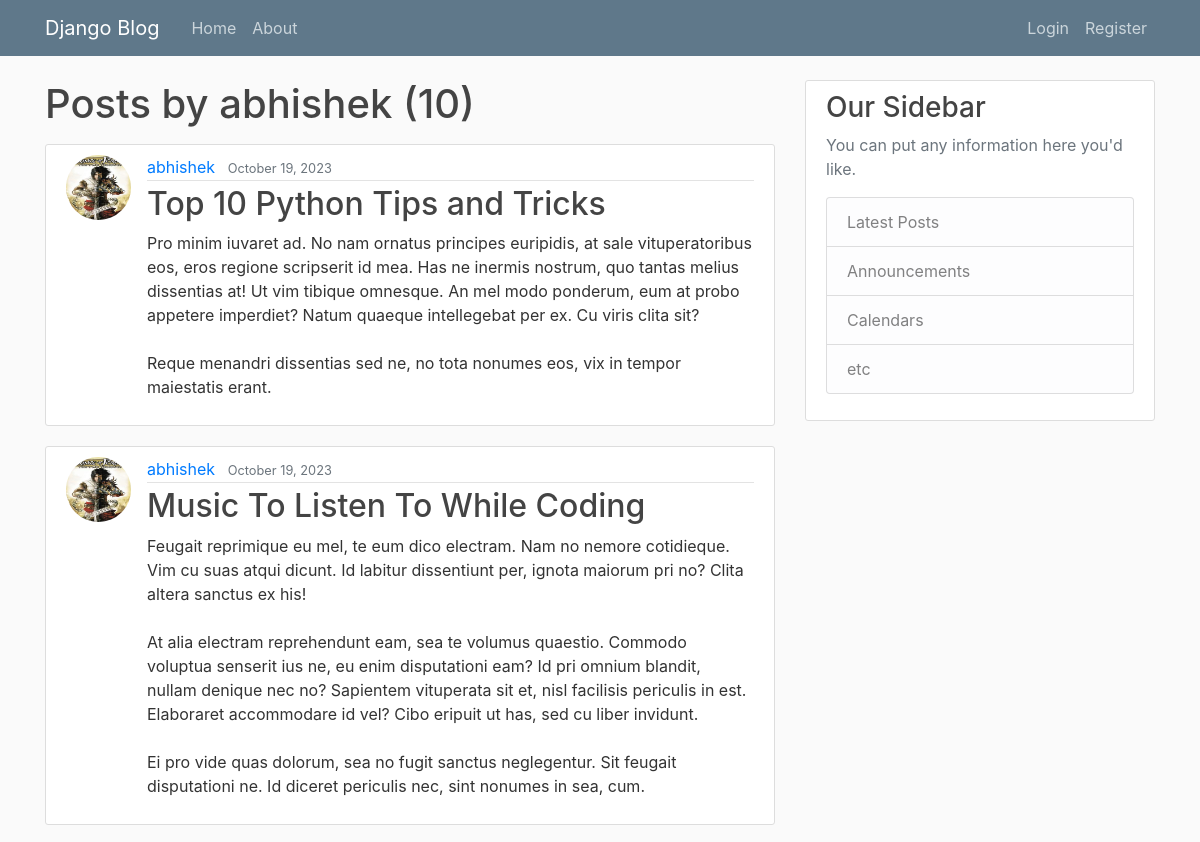
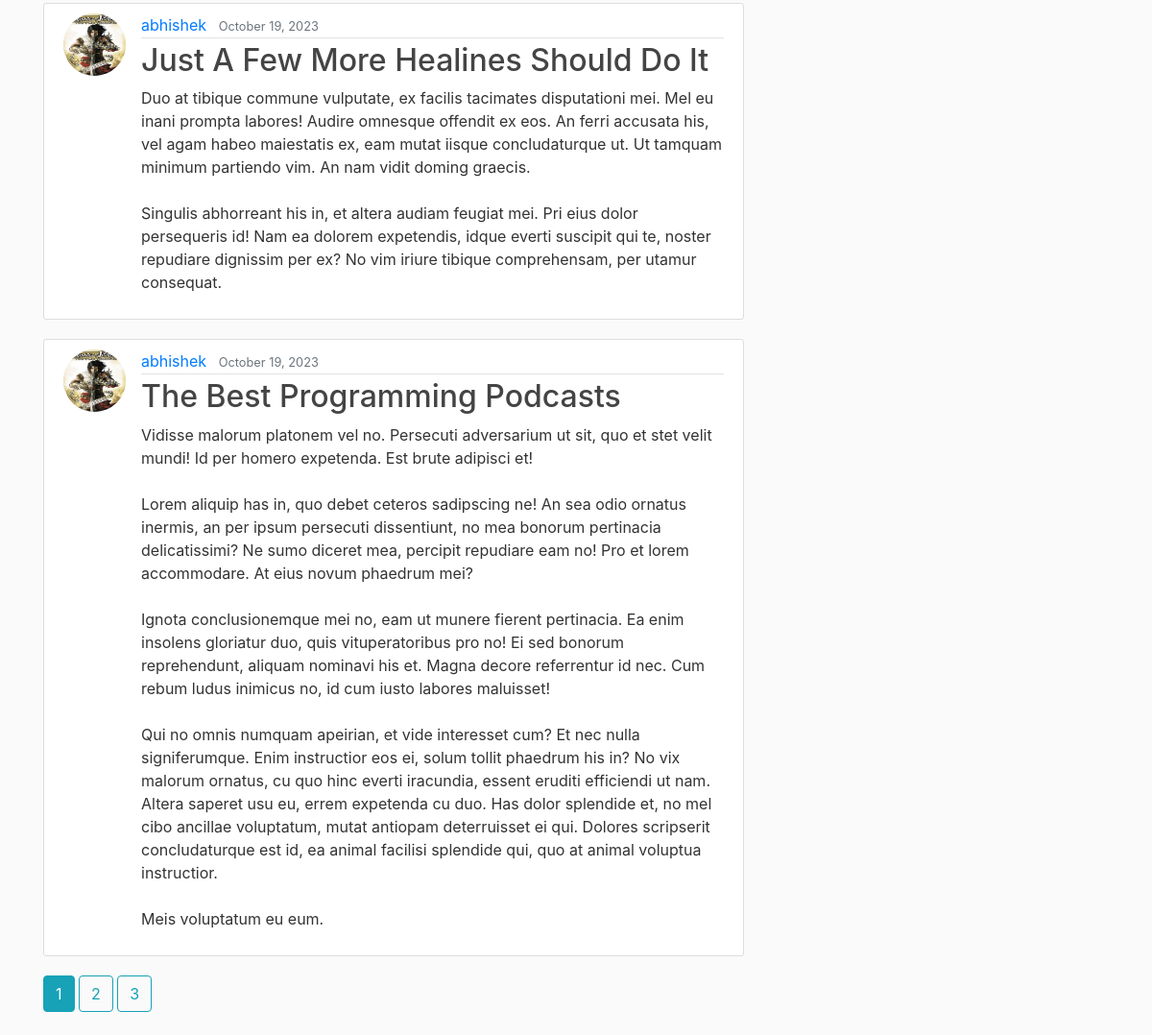
Screenshot of /user/abhishek with the database file from the repository (2 pictures, top to bottom).
### blog/models.py (models this page shows, shortened)
class Post(models.Model):
    title = models.CharField(max_length=100)
    Content = models.TextField()
    Date_posted = models.DateTimeField(default=timezone.now)
    author = models.ForeignKey(User, on_delete=models.CASCADE)

### users/models.py (models this page shows, shortened)
class Profile(models.Model):
    user = models.OneToOneField(User, on_delete=models.CASCADE)
    image = models.ImageField(default='default.jpg', upload_to='profile_pics')

### blog/views.py (the view)
# urls.py: path('user/<username>', UserPostListView.as_view(), name="user-posts"),
class UserPostListView(ListView):
    model = Post
    template_name= 'blog/user_posts.html'
    context_object_name = 'posts'
    paginate_by = 4
    def get_queryset(self):
        user = get_object_or_404(User, username=self.kwargs.get('username'))
        return Post.objects.filter(author=user).order_by('-Date_posted')

### blog/templates/blog/user_posts.html (shortened to what this page needs)
{% extends "blog/base.html" %}
{% block content %}
    <h1 class="mb-3">Posts by {{ view.kwargs.username }} ({{ page_obj.paginator.count }})</h1>
    {% for post in posts %}
        <article class="media content-section">
            <img class="rounded-circle article-img" src="{{ post.author.profile.image.url }}">
            <div class="media-body">
                <div class="article-metadata">
                    <a class="mr-2" href="{% url 'user-posts' post.author.username %}">{{ post.author }}</a>
                    <small class="text-muted">{{ post.Date_posted|date:"F d, Y" }}</small>
                </div>
            <h2><a class="article-title" href="{% url 'post-detail' post.id %}">{{ post.title }}</a></h2>
            <p class="article-content">{{ post.Content }}</p>
            </div>
        </article>
    {% endfor %}
    {% if is_paginated %}
        {% for num in page_obj.paginator.page_range %}
            {% if page_obj.number == num %}
                <a class="btn btn-info mb-4" href="?page={{ num }}">{{ num }}</a>
            {% elif num > page_obj.number|add:'-3' and num < page_obj.number|add:'3' %}
                <a class="btn btn-outline-info mb-4" href="?page={{ num }}">{{ num }}</a>
            {% endif %}
        {% endfor %}
    {% endif %}
{% endblock content%}

### blog/templates/blog/base.html (shortened to what this page needs)
{% load static %}
<!DOCTYPE html>
<html>
<head>
    <link rel="stylesheet" href="https://cdn.jsdelivr.net/npm/bootstrap@4.0.0/dist/css/bootstrap.min.css">
    <link rel="stylesheet" type="text/css" href="{% static 'blog/main.css' %}">
</head>
<body>
    <header class="site-header">
        <nav class="navbar navbar-expand-md navbar-dark bg-steel fixed-top">
          <div class="container">
            <a class="navbar-brand mr-4" href="/">Django Blog</a>
            <div class="collapse navbar-collapse" id="navbarToggle">
              <div class="navbar-nav mr-auto">
                <a class="nav-item nav-link" href="{% url 'blog-home' %}">Home</a>
                <a class="nav-item nav-link" href="{% url 'blog-about' %}">About</a>
              </div>
              <div class="navbar-nav">
                {% if user.is_authenticated %}
                  <a class="nav-item nav-link" href="{% url 'post-create' %}">New Post</a>
                  <a class="nav-item nav-link" href="{% url 'profile' %}">Profile</a>
                  <a class="nav-item nav-link" href="{% url 'logout' %}">Logout</a>
                {% else %}
                  <a class="nav-item nav-link" href="{% url 'login' %}">Login</a>
                  <a class="nav-item nav-link" href="{% url 'register' %}">Register</a>
                {% endif %}
              </div>
            </div>
          </div>
        </nav>
      </header>
      <main role="main" class="container">
        <div class="row">
          <div class="col-md-8">
            {% block content %}{% endblock %}
          </div>
          <div class="col-md-4">
            <div class="content-section">
              <h3>Our Sidebar</h3>
              <p class='text-muted'>You can put any information here you'd like.
                <ul class="list-group">
                  <li class="list-group-item list-group-item-light">Latest Posts</li>
                  <li class="list-group-item list-group-item-light">Announcements</li>
                  <li class="list-group-item list-group-item-light">Calendars</li>
                  <li class="list-group-item list-group-item-light">etc</li>
                </ul>
              </p>
            </div>
          </div>
        </div>
      </main>
</body>
</html>

### blog/static/blog/main.css (style rules this page uses)
body { background: #fafafa; color: #333333; margin-top: 5rem; }
h1, h2, h3, h4, h5, h6 { color: #444444; }
ul { margin: 0; }
.bg-steel { background-color: #5f788a; }
.site-header .navbar-nav .nav-link { color: #cbd5db; }
.content-section { background: #ffffff; padding: 10px 20px; border: 1px solid #dddddd; border-radius: 3px; margin-bottom: 20px; }
.article-title { color: #444444; }
.article-content { white-space: pre-line; }
.article-img { height: 65px; width: 65px; margin-right: 16px; }
.article-metadata { padding-bottom: 1px; margin-bottom: 4px; border-bottom: 1px solid #e3e3e3 }

### rows the page displays
Post: author.profile.image (placeholder picture), author "abhishek", Date_posted "October 19, 2023", title "Top 10 Python Tips and Tricks", Content "Pro minim iuvaret ad. No nam ornatus principes euripidis, at sale vituperatoribus eos, eros regione scripserit id mea. Has ne inermis nostrum, quo tantas melius dissentias at! Ut vim tibique omnesque. An mel modo ponderum, eum at probo appetere imperdiet? Natum quaeque intellegebat per ex. Cu viris clita sit? Reque menandri dissentias sed ne, no tota nonumes eos, vix in tempor maiestatis erant."
Post: author.profile.image (placeholder picture), author "abhishek", Date_posted "October 19, 2023", title "Music To Listen To While Coding", Content "Feugait reprimique eu mel, te eum dico electram. Nam no nemore cotidieque. Vim cu suas atqui dicunt. Id labitur dissentiunt per, ignota maiorum pri no? Clita altera sanctus ex his! At alia electram reprehendunt eam, sea te volumus quaestio. Commodo voluptua senserit ius ne, eu enim disputationi eam? Id pri omnium blandit, nullam denique nec no? Sapientem vituperata sit et, nisl facilisis periculis in est. Elaboraret accommodare id vel? Cibo eripuit ut has, sed cu liber invidunt. Ei pro vide quas dolorum, sea no fugit sanctus neglegentur. Sit feugait disputationi ne. Id diceret periculis nec, sint nonumes in sea, cum."
Post: author.profile.image (placeholder picture), author "abhishek", Date_posted "October 19, 2023", title "Just A Few More Healines Should Do It", Content "Duo at tibique commune vulputate, ex facilis tacimates disputationi mei. Mel eu inani prompta labores! Audire omnesque offendit ex eos. An ferri accusata his, vel agam habeo maiestatis ex, eam mutat iisque concludaturque ut. Ut tamquam minimum partiendo vim. An nam vidit doming graecis. Singulis abhorreant his in, et altera audiam feugiat mei. Pri eius dolor persequeris id! Nam ea dolorem expetendis, idque everti suscipit qui te, noster repudiare dignissim per ex? No vim iriure tibique comprehensam, per utamur consequat."
Post: author.profile.image (placeholder picture), author "abhishek", Date_posted "October 19, 2023", title "The Best Programming Podcasts", Content "Vidisse malorum platonem vel no. Persecuti adversarium ut sit, quo et stet velit mundi! Id per homero expetenda. Est brute adipisci et! Lorem aliquip has in, quo debet ceteros sadipscing ne! An sea odio ornatus inermis, an per ipsum persecuti dissentiunt, no mea bonorum pertinacia delicatissimi? Ne sumo diceret mea, percipit repudiare eam no! Pro et lorem accommodare. At eius novum phaedrum mei? Ignota conclusionemque mei no, eam ut munere fierent pertinacia. Ea enim insolens gloriatur duo, quis vituperatoribus pro no! Ei sed bonorum reprehendunt, aliquam nominavi his et. Magna decore referrentur id nec. Cum rebum ludus inimicus no, id cum iusto labores maluisset! Qui no omnis numquam…"

### other values shown
{{ view.kwargs.username }} "abhishek"
{{ page_obj.paginator.count }} "10"
{{ num }} "1"
{{ num }} "2" "3"
